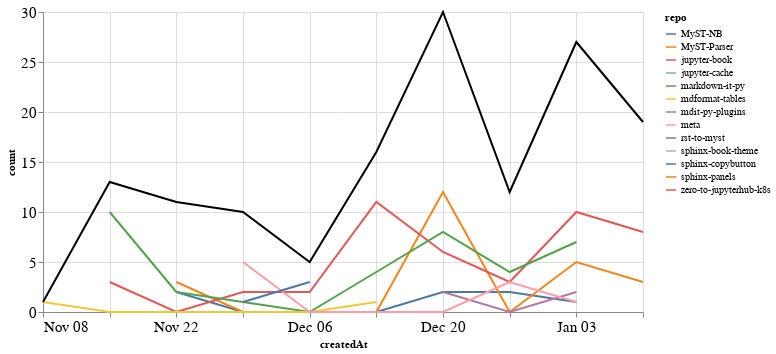

Write notebook code for a chart like this one.
### Markdown cell above
### Comments

### Code cell
comments_time = comments.groupby('repo').resample('W', on='createdAt').count()['author'].reset_index()
comments_time = comments_time.rename(columns={'author': 'count'})
comments_time_total = comments_time.groupby('createdAt').agg({"count": "sum"}).reset_index()
ch1 = alt.Chart(comments_time, width=600).mark_line().encode(
    x='createdAt',
    y='count',
    color='repo',
    tooltip="repo"
)

ch2 = alt.Chart(comments_time_total, width=600).mark_line(color="black").encode(
    x='createdAt',
    y='count',
)

ch1 + ch2

### Figure 1 — Vega-Lite specification as saved in the notebook (floating-point values rounded to 4 significant figures)
{"config": {"axisLeft": {"labelFontSize": 15}, "axisBottom": {"labelFontSize": 15}}, "layer": [{"data": {"name": "data-402fe1220e1d8e8a3de64e1046cb337b"}, "mark": "line", "encoding": {"color": {"type": "nominal", "field": "repo"}, "tooltip": {"type": "nominal", "field": "repo"}, "x": {"type": "temporal", "field": "createdAt"}, "y": {"type": "quantitative", "field": "count"}}, "width": 600}, {"data": {"name": "data-fa32ae3ba44810b3c04a08d728a44856"}, "mark": {"type": "line", "color": "black"}, "encoding": {"x": {"type": "temporal", "field": "createdAt"}, "y": {"type": "quantitative", "field": "count"}}, "width": 600}], "$schema": "https://vega.github.io/schema/vega-lite/v4.8.1.json", "datasets": {"data-402fe1220e1d8e8a3de64e1046cb337b": [{"repo": "MyST-NB", "createdAt": "2020-11-22T00:00:00", "count": 2}, {"repo": "MyST-NB", "createdAt": "2020-11-29T00:00:00", "count": 0}, {"repo": "MyST-NB", "createdAt": "2020-12-06T00:00:00", "count": 0}, {"repo": "MyST-NB", "createdAt": "2020-12-13T00:00:00", "count": 0}, {"repo": "MyST-NB", "createdAt": "2020-12-20T00:00:00", "count": 2}, {"repo": "MyST-NB", "createdAt": "2020-12-27T00:00:00", "count": 2}, {"repo": "MyST-NB", "createdAt": "2021-01-03T00:00:00", "count": 1}, {"repo": "MyST-Parser", "createdAt": "2020-11-22T00:00:00", "count": 3}, {"repo": "MyST-Parser", "createdAt": "2020-11-29T00:00:00", "count": 0}, {"repo": "MyST-Parser", "createdAt": "2020-12-06T00:00:00", "count": 0}, {"repo": "MyST-Parser", "createdAt": "2020-12-13T00:00:00", "count": 0}, {"repo": "MyST-Parser", "createdAt": "2020-12-20T00:00:00", "count": 12}, {"repo": "MyST-Parser", "createdAt": "2020-12-27T00:00:00", "count": 0}, {"repo": "MyST-Parser", "createdAt": "2021-01-03T00:00:00", "count": 5}, {"repo": "MyST-Parser", "createdAt": "2021-01-10T00:00:00", "count": 3}, {"repo": "jupyter-book", "createdAt": "2020-11-15T00:00:00", "count": 3}, {"repo": "jupyter-book", "createdAt": "2020-11-22T00:00:00", "count": 0}, {"repo": "jupyter-book", "createdAt": "2020-11-29T00:00:00", "count": 2}, {"repo": "jupyter-book", "createdAt": "2020-12-06T00:00:00", "count": 2}, {"repo": "jupyter-book", "createdAt": "2020-12-13T00:00:00", "count": 11}, {"repo": "jupyter-book", "createdAt": "2020-12-20T00:00:00", "count": 6}, {"repo": "jupyter-book", "createdAt": "2020-12-27T00:00:00", "count": 3}, {"repo": "jupyter-book", "createdAt": "2021-01-03T00:00:00", "count": 10}, {"repo": "jupyter-book", "createdAt": "2021-01-10T00:00:00", "count": 8}, {"repo": "jupyter-cache", "createdAt": "2020-11-22T00:00:00", "count": 1}, {"repo": "markdown-it-py", "createdAt": "2020-11-15T00:00:00", "count": 10}, {"repo": "markdown-it-py", "createdAt": "2020-11-22T00:00:00", "count": 2}, {"repo": "markdown-it-py", "createdAt": "2020-11-29T00:00:00", "count": 1}, {"repo": "markdown-it-py", "createdAt": "2020-12-06T00:00:00", "count": 0}, {"repo": "markdown-it-py", "createdAt": "2020-12-13T00:00:00", "count": 4}, {"repo": "markdown-it-py", "createdAt": "2020-12-20T00:00:00", "count": 8}, {"repo": "markdown-it-py", "createdAt": "2020-12-27T00:00:00", "count": 4}, {"repo": "markdown-it-py", "createdAt": "2021-01-03T00:00:00", "count": 7}, {"repo": "mdformat-tables", "createdAt": "2020-11-08T00:00:00", "count": 1}, {"repo": "mdformat-tables", "createdAt": "2020-11-15T00:00:00", "count": 0}, {"repo": "mdformat-tables", "createdAt": "2020-11-22T00:00:00", "count": 0}, {"repo": "mdformat-tables", "createdAt": "2020-11-29T00:00:00", "count": 0}, {"repo": "mdformat-tables", "createdAt": "2020-12-06T00:00:00", "count": 0}, {"repo": "mdformat-tables", "createdAt": "2020-12-13T00:00:00", "count": 1}, {"repo": "mdit-py-plugins", "createdAt": "2020-12-20T00:00:00", "count": 2}, {"repo": "mdit-py-plugins", "createdAt": "2020-12-27T00:00:00", "count": 0}, {"repo": "mdit-py-plugins", "createdAt": "2021-01-03T00:00:00", "count": 2}, {"repo": "meta", "createdAt": "2020-11-29T00:00:00", "count": 5}, {"repo": "meta", "createdAt": "2020-12-06T00:00:00", "count": 0}, {"repo": "meta", "createdAt": "2020-12-13T00:00:00", "count": 0}, {"repo": "meta", "createdAt": "2020-12-20T00:00:00", "count": 0}, {"repo": "meta", "createdAt": "2020-12-27T00:00:00", "count": 3}, {"repo": "meta", "createdAt": "2021-01-03T00:00:00", "count": 1}, {"repo": "rst-to-myst", "createdAt": "2021-01-10T00:00:00", "count": 8}, {"repo": "sphinx-book-theme", "createdAt": "2020-11-22T00:00:00", "count": 3}, {"repo": "sphinx-copybutton", "createdAt": "2020-11-29T00:00:00", "count": 1}, {"repo": "sphinx-copybutton", "createdAt": "2020-12-06T00:00:00", "count": 3}, {"repo": "sphinx-panels", "createdAt": "2020-11-29T00:00:00", "count": 1}, {"repo": "zero-to-jupyterhub-k8s", "createdAt": "2021-01-03T00:00:00", "count": 1}], "data-fa32ae3ba44810b3c04a08d728a44856": [{"createdAt": "2020-11-08T00:00:00", "count": 1}, {"createdAt": "2020-11-15T00:00:00", "count": 13}, {"createdAt": "2020-11-22T00:00:00", "count": 11}, {"createdAt": "2020-11-29T00:00:00", "count": 10}, {"createdAt": "2020-12-06T00:00:00", "count": 5}, {"createdAt": "2020-12-13T00:00:00", "count": 16}, {"createdAt": "2020-12-20T00:00:00", "count": 30}, {"createdAt": "2020-12-27T00:00:00", "count": 12}, {"createdAt": "2021-01-03T00:00:00", "count": 27}, {"createdAt": "2021-01-10T00:00:00", "count": 19}]}}
